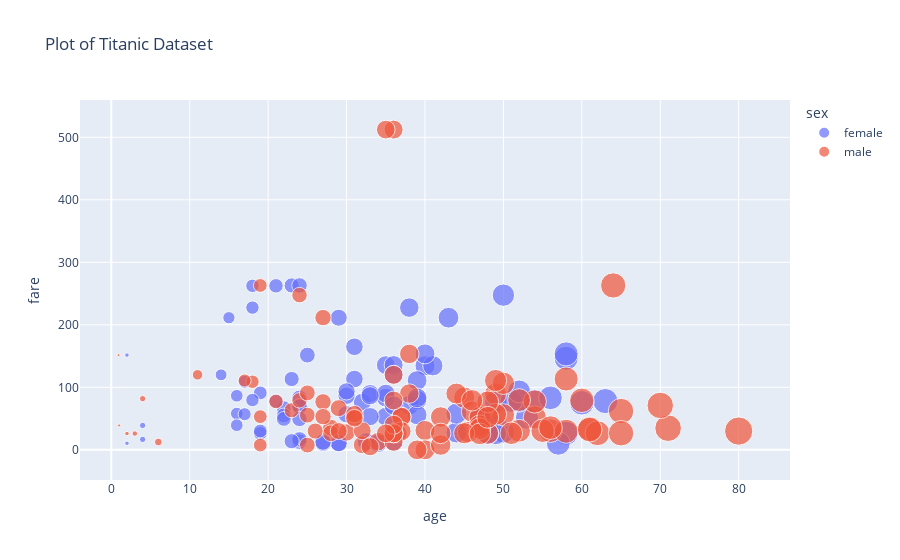

Here is the notebook cell this chart was saved with:
### Code cell
# scatter plot
#df.dropna(inplace=True)
fig = px.scatter(df, x='age', y='fare', color='sex', size= 'age', title='Plot of Titanic Dataset')
fig.show()

### Figure 1 — Plotly figure (JSON) as saved in the notebook; plotly's stock layout.template omitted (floating-point values rounded to 4 significant figures)
{"data": [{"hovertemplate": "sex=female<br>age=%{marker.size}<br>fare=%{y}<extra></extra>", "legendgroup": "female", "marker": {"color": "#636efa", "size": [38, 35, 4, 58, 49, 29, 23, 32.5, 19, 22, 50, 44, 58, 2, 31, 32, 35, 29, 30, 58, 35, 63, 19, 2, 50, 17, 30, 24, 18, 31, 40, 36, 36, 16, 41, 24, 24, 22, 60, 24, 23, 24, 33, 14, 23, 35, 54, 25, 16, 34, 30, 44, 22, 36, 48, 39, 53, 39, 39, 18, 52, 40, 4, 21, 24, 15, 18, 24, 38, 27, 29, 21, 33, 36, 51, 57, 43, 17, 49, 33, 52, 27, 39, 16, 48, 47, 56, 19], "sizemode": "area", "sizeref": 0.2, "symbol": "circle"}, "mode": "markers", "name": "female", "orientation": "v", "showlegend": true, "type": "scatter", "x": [38, 35, 4, 58, 49, 29, 23, 32.5, 19, 22, 50, 44, 58, 2, 31, 32, 35, 29, 30, 58, 35, 63, 19, 2, 50, 17, 30, 24, 18, 31, 40, 36, 36, 16, 41, 24, 24, 22, 60, 24, 23, 24, 33, 14, 23, 35, 54, 25, 16, 34, 30, 44, 22, 36, 48, 39, 53, 39, 39, 18, 52, 40, 4, 21, 24, 15, 18, 24, 38, 27, 29, 21, 33, 36, 51, 57, 43, 17, 49, 33, 52, 27, 39, 16, 48, 47, 56, 19], "xaxis": "x", "y": [71.28, 53.1, 16.7, 26.55, 76.73, 10.5, 263, 13, 26.28, 66.6, 28.71, 27.72, 146.5, 10.46, 113.3, 76.29, 83.47, 10.46, 86.5, 153.5, 135.6, 77.96, 91.08, 151.6, 247.5, 108.9, 56.93, 83.16, 262.4, 164.9, 134.5, 135.6, 13, 57.98, 134.5, 263, 13, 55, 75.25, 69.3, 113.3, 16.7, 90, 120, 13.79, 90, 78.27, 151.6, 86.5, 10.5, 93.5, 57.98, 49.5, 71, 39.6, 79.65, 51.48, 55.9, 110.9, 79.65, 78.27, 153.5, 39, 77.96, 69.3, 211.3, 227.5, 49.5, 227.5, 10.5, 211.3, 262.4, 86.5, 120, 77.96, 10.5, 211.3, 57, 25.93, 53.1, 93.5, 12.47, 83.16, 39.4, 25.93, 52.55, 83.16, 30], "yaxis": "y"}, {"hovertemplate": "sex=male<br>age=%{marker.size}<br>fare=%{y}<extra></extra>", "legendgroup": "male", "marker": {"color": "#EF553B", "size": [54, 34, 28, 19, 65, 45, 25, 46, 71, 23, 21, 47, 24, 54, 37, 24, 36.5, 61, 56, 1, 3, 40, 38, 44, 37, 62, 52, 40, 37, 36, 0.92, 45.5, 38, 29, 2, 25, 27, 36, 32, 28, 50, 64, 4, 52, 30, 49, 65, 48, 47, 25, 58, 55, 18, 36, 47, 45, 50, 17, 36, 36, 60, 49, 42, 61, 80, 32, 48, 56, 58, 47, 31, 36, 27, 31, 49, 42, 35, 42, 48, 19, 27, 35, 36, 70, 19, 6, 29, 46, 11, 39, 51, 31, 33, 26], "sizemode": "area", "sizeref": 0.2, "symbol": "circle"}, "mode": "markers", "name": "male", "orientation": "v", "showlegend": true, "type": "scatter", "x": [54, 34, 28, 19, 65, 45, 25, 46, 71, 23, 21, 47, 24, 54, 37, 24, 36.5, 61, 56, 1, 3, 40, 38, 44, 37, 62, 52, 40, 37, 36, 0.92, 45.5, 38, 29, 2, 25, 27, 36, 32, 28, 50, 64, 4, 52, 30, 49, 65, 48, 47, 25, 58, 55, 18, 36, 47, 45, 50, 17, 36, 36, 60, 49, 42, 61, 80, 32, 48, 56, 58, 47, 31, 36, 27, 31, 49, 42, 35, 42, 48, 19, 27, 35, 36, 70, 19, 6, 29, 46, 11, 39, 51, 31, 33, 26], "xaxis": "x", "y": [51.86, 13, 35.5, 263, 61.98, 83.47, 7.65, 61.17, 34.65, 63.36, 77.29, 52, 247.5, 77.29, 53.1, 79.2, 26, 33.5, 30.7, 39, 26, 31, 90, 90, 52.55, 26.55, 79.65, 0, 29.7, 12.88, 151.6, 28.5, 153.5, 66.6, 26, 55.44, 211.5, 120, 8.05, 26.55, 55.9, 263, 81.86, 30.5, 27.75, 89.1, 26.55, 26.55, 38.5, 91.08, 29.7, 30.5, 108.9, 26.29, 34.02, 26.55, 106.4, 110.9, 26.39, 40.12, 79.2, 56.93, 52.55, 32.32, 30, 30.5, 76.73, 35.5, 113.3, 25.59, 52, 512.3, 76.73, 57, 110.9, 7.65, 26.29, 26.29, 52, 7.65, 53.1, 512.3, 78.85, 71, 53.1, 12.47, 30, 79.2, 120, 0, 26.55, 50.5, 5, 30], "yaxis": "y"}], "layout": {"legend": {"itemsizing": "constant", "title": {"text": "sex"}, "tracegroupgap": 0}, "title": {"text": "Plot of Titanic Dataset"}, "xaxis": {"anchor": "y", "domain": [0, 1], "title": {"text": "age"}}, "yaxis": {"anchor": "x", "domain": [0, 1], "title": {"text": "fare"}}}}
